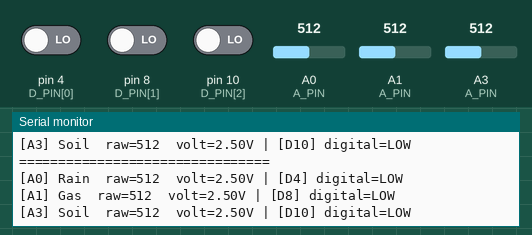
Simulated run of this sketch. Board: Arduino Nano, built with avr-gcc and run on an emulated ATmega328P. Shown: the last lines printed to the serial monitor. The test bench sets the inputs (shaded band); at power-on: pin 4 (D_PIN[0]) LOW, pin 8 (D_PIN[1]) LOW, pin 10 (D_PIN[2]) LOW, A0 (A_PIN) = 512, A1 (A_PIN) = 512, A3 (A_PIN) = 512.

Above: at 1.2 s.
1.3 s: pin 4 (D_PIN[0]) driven HIGH
3.2 s: pin 8 (D_PIN[1]) driven HIGH
5.0 s: pin 10 (D_PIN[2]) driven HIGH
At 5.19 s:
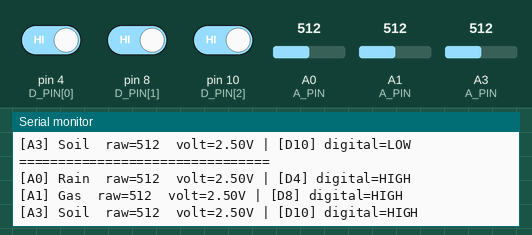
6.7 s: A0 (A_PIN) set to 716
At 6.94 s:
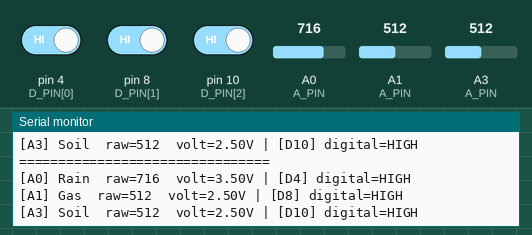
8.2 s: A1 (A_PIN) set to 716
At 8.44 s:
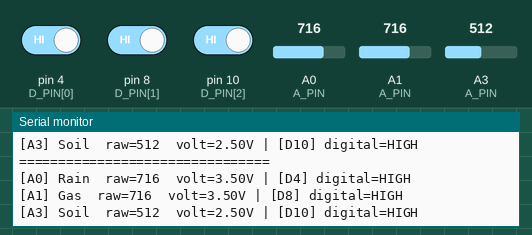
9.7 s: A3 (A_PIN) set to 716
At 9.94 s:
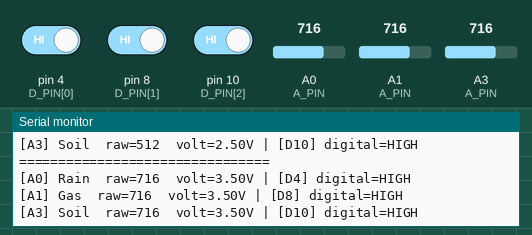

The sketch:

nano_sensor_node.ino
```cpp
// Smart City - Arduino Nano sensor node (simple version)
// Board: Arduino Nano | Keep D0/D1 empty (USB serial)
// Sensors: Rain, Gas, Soil (analog + digital each).
// Temperature now comes from the internet (the Pi fetches it), so no temp sensor here.

// name, analog pin, digital pin, labels for the serial print
const char *NAMES[]  = {"Rain", "Gas", "Soil"};
const char *A_LBL[]  = {"A0",   "A1",  "A3"};
const char *D_LBL[]  = {"D4",   "D8",  "D10"};
const int   A_PIN[]  = {A0,     A1,    A3};
const int   D_PIN[]  = {4,      8,     10};
const int   N = 3;

// average 4 quick readings to smooth noise (about 2 ms per sensor)
int readAvg(int pin) {
  analogRead(pin); delayMicroseconds(500);   // throw away the first read after switching pins
  long sum = 0;
  for (int i = 0; i < 4; i++) { sum += analogRead(pin); delayMicroseconds(500); }
  return sum / 4;
}

// how often a full reading is sent (ms). Smaller = faster dashboard.
const unsigned long SEND_EVERY_MS = 250;
unsigned long lastSend = 0;

void setup() {
  Serial.begin(115200);   // must match BAUD_RATE in serial_dashboard.py
  for (int i = 0; i < N; i++) pinMode(D_PIN[i], INPUT);
}

void loop() {
  if (millis() - lastSend < SEND_EVERY_MS) return;   // no blocking delay, just wait for the next slot
  lastSend = millis();

  Serial.println(F("================================"));

  // Rain, Gas, Soil: analog + digital (Soil is the last line of each block)
  for (int i = 0; i < N; i++) {
    int raw = readAvg(A_PIN[i]);
    Serial.print('['); Serial.print(A_LBL[i]); Serial.print("] ");
    Serial.print(NAMES[i]);
    Serial.print(F("  raw=")); Serial.print(raw);
    Serial.print(F("  volt=")); Serial.print(raw * 5.0 / 1023.0, 2);
    Serial.print(F("V | [")); Serial.print(D_LBL[i]);
    Serial.print(F("] digital="));
    Serial.println(digitalRead(D_PIN[i]) ? F("HIGH") : F("LOW"));
  }

  Serial.println();
}
```

Measured:
- after the input at 5.0 s, the serial monitor: prints a new line at once (image 1)
- after the input at 6.7 s, the serial monitor: prints a new line after 0.05 s (image 2)
- after the input at 8.2 s, the serial monitor: prints a new line after 0.06 s (image 3)
- after the input at 9.7 s, the serial monitor: prints a new line after 0.06 s (image 4)
